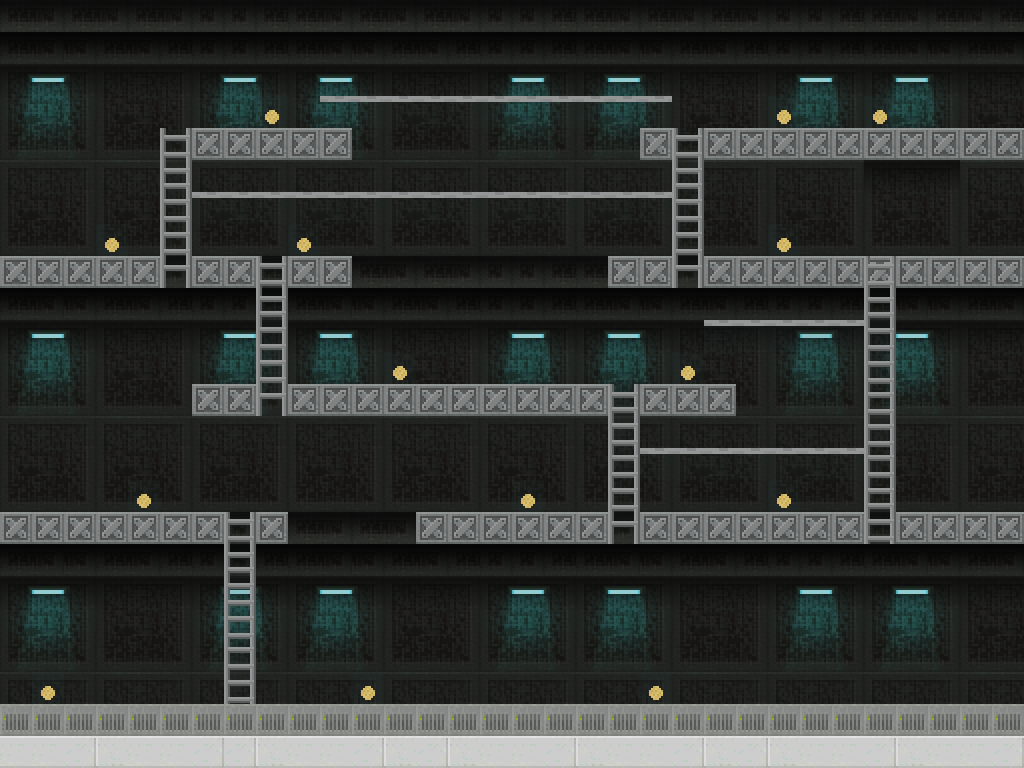

Below is a game level as drawn by its tile map, then a one-line description and the .tmx that defines it (tile-layer data replaced by summaries):
An orthogonal 32x24 tile map with 32x32 px tiles, 5 tile layers (Background, Coins, Block, Leiter, ...).

<map version="1.0" orientation="orthogonal" renderorder="right-down" width="32" height="24" tilewidth="32" tileheight="32" nextobjectid="11">
 <tileset firstgid="1" name="scifi_platformTiles_32x32" tilewidth="32" tileheight="32" tilecount="805" columns="35">
  <image source="scifi_platformTiles_32x32.png" width="1120" height="736" />
 </tileset>
 <layer name="Background" width="32" height="24">
  <properties>
   <property name="climbable" type="bool" value="false" />
   <property name="collectible" type="bool" value="false" />
   <property name="solid" type="bool" value="false" />
  </properties>
  <data>[768 cells, 768 non-empty, 72 distinct tile ids]</data>
 </layer>
 <layer name="Coins" width="32" height="24">
  <properties>
   <property name="climbable" type="bool" value="false" />
   <property name="climbable_horizontal" type="bool" value="false" />
   <property name="collectible" type="bool" value="true" />
   <property name="solid" type="bool" value="false" />
  </properties>
  <data>[768 cells, 14 non-empty, 1 distinct tile ids]</data>
 </layer>
 <layer name="Block" width="32" height="24">
  <properties>
   <property name="climbable" type="bool" value="false" />
   <property name="climbable_horizontal" type="bool" value="false" />
   <property name="collectible" type="bool" value="false" />
   <property name="solid" type="bool" value="true" />
  </properties>
  <data>[768 cells, 136 non-empty, 12 distinct tile ids]</data>
 </layer>
 <layer name="Leiter" width="32" height="24">
  <properties>
   <property name="climbable" type="bool" value="true" />
   <property name="climbable_horizontal" type="bool" value="false" />
   <property name="collectible" type="bool" value="false" />
   <property name="solid" type="bool" value="false" />
  </properties>
  <data>[768 cells, 35 non-empty, 9 distinct tile ids]</data>
 </layer>
 <layer name="Seil" width="32" height="24">
  <properties>
   <property name="climbable" type="bool" value="false" />
   <property name="climbable_horizontal" type="bool" value="true" />
   <property name="collectible" type="bool" value="false" />
   <property name="solid" type="bool" value="false" />
  </properties>
  <data>[768 cells, 43 non-empty, 2 distinct tile ids]</data>
 </layer>
</map>
